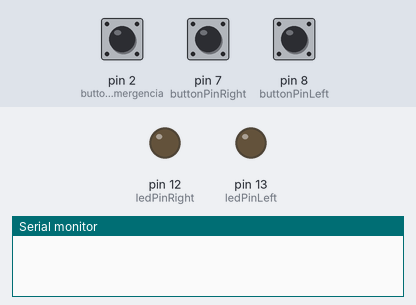
A sketch run on a simulated Arduino Uno, built with avr-gcc and run on an emulated ATmega328P. Parts: output pins drawn as LEDs (lit = HIGH), the last lines printed to the serial monitor. Dashed ring = blinking. Inputs (shaded band) come from the test bench; at power-on: pin 7 (buttonPinRight) LOW, pin 8 (buttonPinLeft) LOW, pin 2 (buttonPinEmergencia) LOW.

Above: at 1.2 s.
1.3 s: pin 7 (buttonPinRight) pulled HIGH for 0.15 s
At 1.57 s:
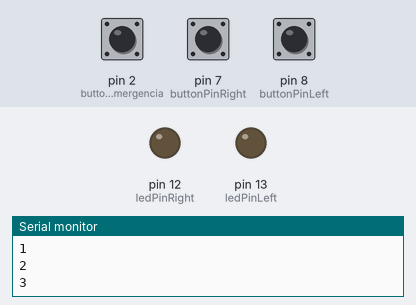
4.3 s: pin 8 (buttonPinLeft) pulled HIGH for 1 s
At 4.57 s:
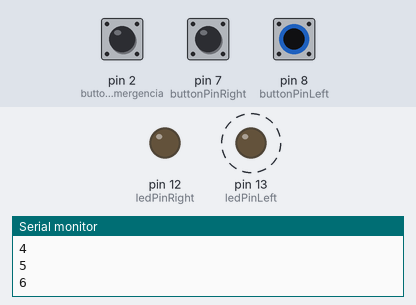
7.3 s: pin 8 (buttonPinLeft) pulled HIGH for 0.15 s
At 10.2 s:
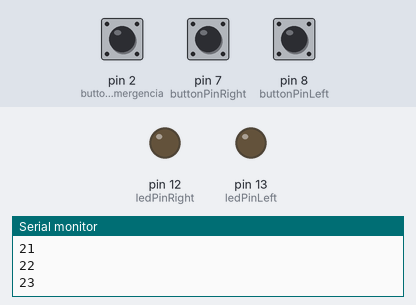
10.3 s: pin 2 (buttonPinEmergencia) pulled HIGH for 0.15 s
11.9 s: pin 7 (buttonPinRight) pulled HIGH for 3.2 s
At 12.17 s:
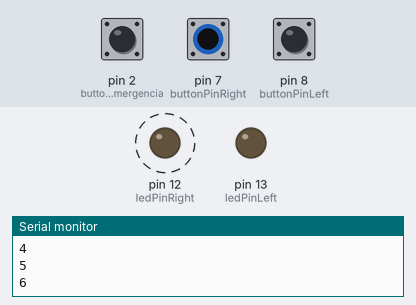
Timing chart, 0 to 16.6 s (numbered marks = the images above; inputs shaded):
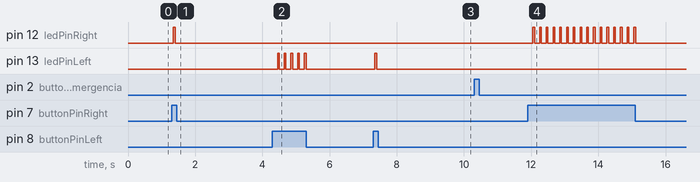

The sketch:

intermitente.ino
```cpp
const int buttonPinLeft = 8;
const int buttonPinRight = 7;
const int buttonPinEmergencia = 2;

const int ledPinLeft = 13;
const int ledPinRight = 12;

unsigned long previousMillis = 0;
const long interval = 200;


int buttonPushCounterLeft = 0;
int buttonStateLeft = 0;
int lastButtonStateLeft = 0;

int buttonPushCounterRight = 0;
int buttonStateRight = 0;
int lastButtonStateRight = 0;

int buttonPushCounterEmergencia = 0;
int buttonStateEmergencia = 0;
int lastButtonStateEmergencia = 0;

void setup() {
  pinMode(buttonPinLeft, INPUT);
  pinMode(buttonPinRight, INPUT);
  pinMode(buttonPinEmergencia, INPUT);

  pinMode(ledPinLeft, OUTPUT);
  pinMode(ledPinRight, OUTPUT);

  Serial.begin(9600);
}


void loop() {
  buttonStateLeft = digitalRead(buttonPinLeft);
  buttonStateRight = digitalRead(buttonPinRight);
  buttonStateEmergencia = digitalRead(buttonPinEmergencia);

   if (buttonStateEmergencia != lastButtonStateEmergencia) {
    if (buttonStateEmergencia == HIGH) {
      buttonPushCounterEmergencia++;
      buttonPushCounterLeft = 0;
      buttonPushCounterRight = 0;
      updateButton(buttonStateEmergencia, lastButtonStateEmergencia, buttonPushCounterEmergencia);
    }
    delay(50);

  } else if (buttonStateLeft != lastButtonStateLeft) {
    if (buttonStateLeft == HIGH) {
      buttonPushCounterLeft++;
      buttonPushCounterRight = 0;
      buttonPushCounterEmergencia = 0;
      updateButton(buttonStateLeft, lastButtonStateLeft, buttonPushCounterLeft);
    }
    delay(50);

  }else if (buttonStateRight != lastButtonStateRight) {
    if (buttonStateRight == HIGH) {
      buttonPushCounterRight++;
      buttonPushCounterLeft = 0;
      buttonPushCounterEmergencia = 0;
      updateButton(buttonStateRight, lastButtonStateRight, buttonPushCounterRight);
    }
    delay(50);
  }

  if (buttonPushCounterEmergencia % 2 != 0) {
      intermitenteEmergencia();
    }

  if (buttonPushCounterLeft % 2 != 0) {
      intermitenteDerecho(ledPinLeft);
    } else {
      digitalWrite(ledPinLeft, LOW);
    }

  if (buttonPushCounterRight % 2 != 0) {
      intermitenteDerecho(ledPinRight);
    } else {
      digitalWrite(ledPinRight, LOW);
    }
}

void updateButton(int buttonState, int lastButtonState, int buttonPushCounter){
	lastButtonState = buttonState;
  	Serial.println(buttonPushCounter);
}

void intermitenteDerecho(int ledPin){
  unsigned long currentMillis = millis();

  if (currentMillis - previousMillis >= interval) {
     previousMillis = currentMillis;
     digitalWrite(ledPin, HIGH);
  } else {
     digitalWrite(ledPin, LOW);
  }
}

void intermitenteEmergencia(){
  unsigned long currentMillis = millis();

  if (currentMillis - previousMillis >= interval) {
     previousMillis = currentMillis;
     digitalWrite(ledPinLeft, HIGH);
     digitalWrite(ledPinRight, HIGH);
  } else {
     digitalWrite(ledPinLeft, LOW);
     digitalWrite(ledPinRight, LOW);
  }
}
```

Measured:
- after the input at 1.3 s, pin 12 (ledPinRight): LOW → HIGH after 0.05 s, → LOW 0.05 s later
- after the input at 4.3 s, pin 13 (ledPinLeft): alternates HIGH for 0.05 s and LOW for 0.15 s, 10 changes in all, then stays LOW, starting after 0.15 s
- after the input at 7.3 s, pin 13 (ledPinLeft): LOW → HIGH after 0.05 s, → LOW 0.05 s later
- after the input at 11.9 s, pin 12 (ledPinRight): alternates HIGH for 0.05 s and LOW for 0.15 s, 32 changes in all, then stays LOW, starting after 0.15 s
